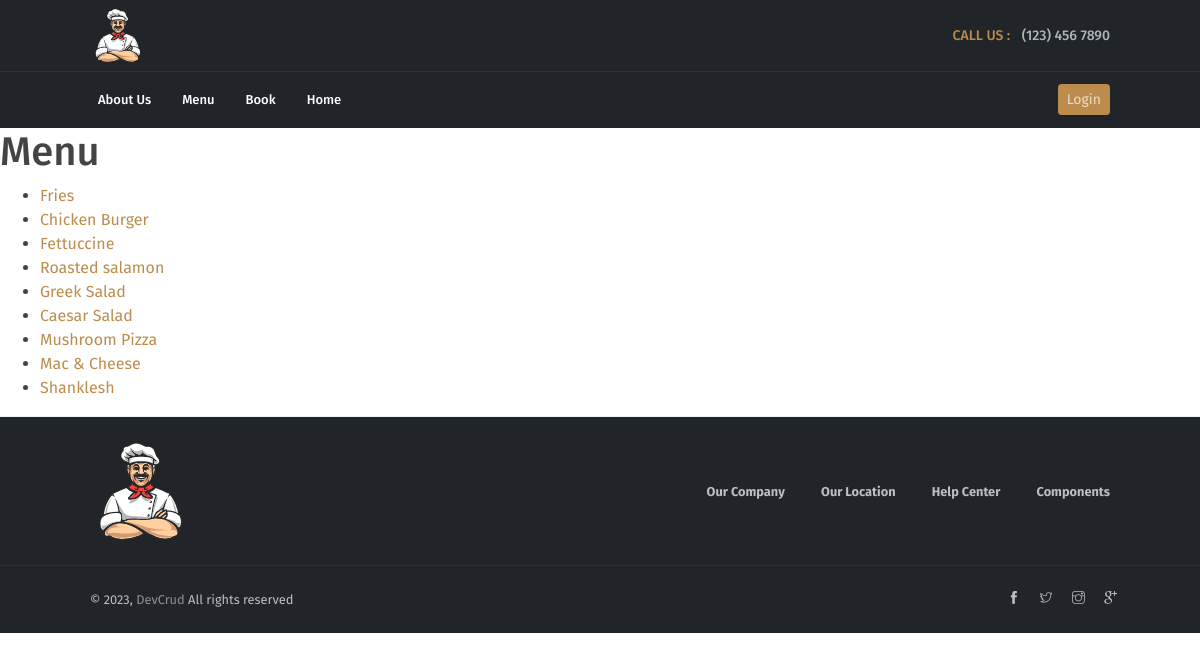
The app's page /menu/ with its own data.
### piggaapp/models.py (models this page shows)
class MenuItem(models.Model):
    name = models.CharField(max_length=100)
    description = models.TextField()
    price = models.DecimalField(max_digits=5, decimal_places=2)
    photo = models.ImageField(upload_to='menu_images/', blank=True, null=True)

### piggaapp/views.py (the view)
# urls.py: path('menu/', views.menu, name="menu"),
def menu(request):
    menu_items = MenuItem.objects.all()
    return render(request, 'menu.html', {'menu_items': menu_items})

### piggaapp/templates/menu.html (shortened to what this page needs)
{% extends 'base.html' %}
{% load static %}
{% block content %}
<h1>Menu</h1>
<div class="column">
    <ul>
    {% for item in menu_items %}
            <li><a href="{% url 'menu_item_detail' item.pk %}">{{ item.name }}</a></li>
    {% endfor %}
    </ul>
</div>
{% endblock %}

### records on screen
MenuItem: name "Fries"
MenuItem: name "Chicken Burger"
MenuItem: name "Fettuccine"
MenuItem: name "Roasted salamon"
MenuItem: name "Greek Salad"
MenuItem: name "Caesar Salad"
MenuItem: name "Mushroom Pizza"
MenuItem: name "Mac & Cheese"
MenuItem: name "Shanklesh"
